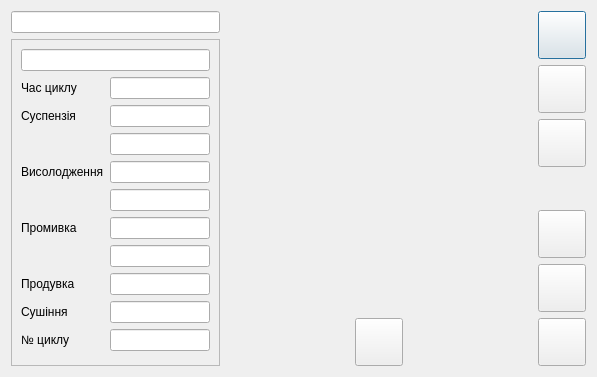
<?xml version="1.0" encoding="UTF-8"?>
<ui version="4.0">
 <class>KfPanel</class>
 <widget class="QDialog" name="KfPanel">
  <property name="geometry">
   <rect>
    <x>0</x>
    <y>0</y>
    <width>597</width>
    <height>361</height>
   </rect>
  </property>
  <property name="windowTitle">
   <string>Form</string>
  </property>
  <layout class="QGridLayout" name="gridLayout">
   <item row="0" column="0">
    <widget class="QLineEdit" name="le_Nf"/>
   </item>
   <item row="0" column="4" rowspan="3">
    <widget class="QFrame" name="frame_2">
     <property name="frameShape">
      <enum>QFrame::NoFrame</enum>
     </property>
     <property name="frameShadow">
      <enum>QFrame::Raised</enum>
     </property>
     <layout class="QVBoxLayout" name="verticalLayout">
      <property name="margin">
       <number>0</number>
      </property>
      <item>
       <widget class="QPushButton" name="bnAlarm">
        <property name="sizePolicy">
         <sizepolicy hsizetype="Minimum" vsizetype="Fixed">
          <horstretch>0</horstretch>
          <verstretch>0</verstretch>
         </sizepolicy>
        </property>
        <property name="minimumSize">
         <size>
          <width>48</width>
          <height>48</height>
         </size>
        </property>
        <property name="maximumSize">
         <size>
          <width>48</width>
          <height>48</height>
         </size>
        </property>
        <property name="text">
         <string/>
        </property>
        <property name="icon">
         <iconset resource="mnemo/mnemo.qrc">
          <normaloff>:/butons/alarm.png</normaloff>:/butons/alarm.png</iconset>
        </property>
        <property name="iconSize">
         <size>
          <width>32</width>
          <height>32</height>
         </size>
        </property>
       </widget>
      </item>
      <item>
       <widget class="QPushButton" name="bnStart">
        <property name="sizePolicy">
         <sizepolicy hsizetype="Minimum" vsizetype="Fixed">
          <horstretch>0</horstretch>
          <verstretch>0</verstretch>
         </sizepolicy>
        </property>
        <property name="minimumSize">
         <size>
          <width>48</width>
          <height>48</height>
         </size>
        </property>
        <property name="maximumSize">
         <size>
          <width>16777215</width>
          <height>16777215</height>
         </size>
        </property>
        <property name="styleSheet">
         <string notr="true">
</string>
        </property>
        <property name="text">
         <string/>
        </property>
        <property name="icon">
         <iconset resource="mnemo/mnemo.qrc">
          <normaloff>:/butons/start_r.png</normaloff>:/butons/start_r.png</iconset>
        </property>
        <property name="iconSize">
         <size>
          <width>42</width>
          <height>42</height>
         </size>
        </property>
       </widget>
      </item>
      <item>
       <widget class="QPushButton" name="bnMenu">
        <property name="sizePolicy">
         <sizepolicy hsizetype="Minimum" vsizetype="Fixed">
          <horstretch>0</horstretch>
          <verstretch>0</verstretch>
         </sizepolicy>
        </property>
        <property name="minimumSize">
         <size>
          <width>48</width>
          <height>48</height>
         </size>
        </property>
        <property name="maximumSize">
         <size>
          <width>48</width>
          <height>48</height>
         </size>
        </property>
        <property name="text">
         <string/>
        </property>
        <property name="icon">
         <iconset resource="mnemo/mnemo.qrc">
          <normaloff>:/butons/menu.png</normaloff>:/butons/menu.png</iconset>
        </property>
        <property name="iconSize">
         <size>
          <width>32</width>
          <height>32</height>
         </size>
        </property>
       </widget>
      </item>
      <item>
       <spacer name="verticalSpacer">
        <property name="orientation">
         <enum>Qt::Vertical</enum>
        </property>
        <property name="sizeHint" stdset="0">
         <size>
          <width>20</width>
          <height>40</height>
         </size>
        </property>
       </spacer>
      </item>
      <item>
       <widget class="QPushButton" name="bnParm">
        <property name="sizePolicy">
         <sizepolicy hsizetype="Minimum" vsizetype="Fixed">
          <horstretch>0</horstretch>
          <verstretch>0</verstretch>
         </sizepolicy>
        </property>
        <property name="minimumSize">
         <size>
          <width>48</width>
          <height>48</height>
         </size>
        </property>
        <property name="maximumSize">
         <size>
          <width>48</width>
          <height>48</height>
         </size>
        </property>
        <property name="text">
         <string/>
        </property>
        <property name="icon">
         <iconset resource="../../../lib/picture.qrc">
          <normaloff>:/butons/pict/setup_32x32.png</normaloff>:/butons/pict/setup_32x32.png</iconset>
        </property>
        <property name="iconSize">
         <size>
          <width>32</width>
          <height>32</height>
         </size>
        </property>
       </widget>
      </item>
      <item>
       <widget class="QPushButton" name="bnTrend">
        <property name="minimumSize">
         <size>
          <width>48</width>
          <height>48</height>
         </size>
        </property>
        <property name="maximumSize">
         <size>
          <width>48</width>
          <height>48</height>
         </size>
        </property>
        <property name="icon">
         <iconset resource="../../../lib/picture.qrc">
          <normaloff>:/butons/pict/thrend_32x32.png</normaloff>:/butons/pict/thrend_32x32.png</iconset>
        </property>
        <property name="iconSize">
         <size>
          <width>32</width>
          <height>32</height>
         </size>
        </property>
       </widget>
      </item>
      <item>
       <widget class="QPushButton" name="bnExit">
        <property name="minimumSize">
         <size>
          <width>48</width>
          <height>48</height>
         </size>
        </property>
        <property name="maximumSize">
         <size>
          <width>48</width>
          <height>48</height>
         </size>
        </property>
        <property name="text">
         <string/>
        </property>
        <property name="icon">
         <iconset resource="../../../lib/picture.qrc">
          <normaloff>:/butons/pict/exit_32x32.png</normaloff>:/butons/pict/exit_32x32.png</iconset>
        </property>
        <property name="iconSize">
         <size>
          <width>32</width>
          <height>32</height>
         </size>
        </property>
       </widget>
      </item>
     </layout>
    </widget>
   </item>
   <item row="1" column="0" rowspan="2">
    <widget class="QFrame" name="frame">
     <property name="frameShape">
      <enum>QFrame::StyledPanel</enum>
     </property>
     <property name="frameShadow">
      <enum>QFrame::Raised</enum>
     </property>
     <layout class="QGridLayout" name="gridLayout_2">
      <item row="0" column="0" colspan="2">
       <widget class="QLineEdit" name="le_State"/>
      </item>
      <item row="1" column="0">
       <widget class="QLabel" name="label">
        <property name="text">
         <string>Час циклу</string>
        </property>
       </widget>
      </item>
      <item row="1" column="1">
       <widget class="QLineEdit" name="le_Tall"/>
      </item>
      <item row="11" column="0" colspan="2">
       <spacer name="verticalSpacer_2">
        <property name="orientation">
         <enum>Qt::Vertical</enum>
        </property>
        <property name="sizeHint" stdset="0">
         <size>
          <width>20</width>
          <height>40</height>
         </size>
        </property>
       </spacer>
      </item>
      <item row="2" column="0">
       <widget class="QLabel" name="label_2">
        <property name="text">
         <string>Суспензія</string>
        </property>
       </widget>
      </item>
      <item row="2" column="1">
       <widget class="QLineEdit" name="le_Qsusp"/>
      </item>
      <item row="3" column="1">
       <widget class="QLineEdit" name="le_Tfilt"/>
      </item>
      <item row="4" column="0">
       <widget class="QLabel" name="label_3">
        <property name="text">
         <string>Висолодження</string>
        </property>
       </widget>
      </item>
      <item row="4" column="1">
       <widget class="QLineEdit" name="le_Qvs"/>
      </item>
      <item row="5" column="1">
       <widget class="QLineEdit" name="le_Tvs"/>
      </item>
      <item row="6" column="1">
       <widget class="QLineEdit" name="le_Qvw"/>
      </item>
      <item row="7" column="1">
       <widget class="QLineEdit" name="le_Tvw"/>
      </item>
      <item row="8" column="1">
       <widget class="QLineEdit" name="le_t_Tp"/>
      </item>
      <item row="9" column="1">
       <widget class="QLineEdit" name="le_Tf"/>
      </item>
      <item row="10" column="1">
       <widget class="QLineEdit" name="le_Nc"/>
      </item>
      <item row="6" column="0">
       <widget class="QLabel" name="label_4">
        <property name="text">
         <string>Промивка</string>
        </property>
       </widget>
      </item>
      <item row="8" column="0">
       <widget class="QLabel" name="label_5">
        <property name="text">
         <string>Продувка</string>
        </property>
       </widget>
      </item>
      <item row="9" column="0">
       <widget class="QLabel" name="label_6">
        <property name="text">
         <string>Сушіння</string>
        </property>
       </widget>
      </item>
      <item row="10" column="0">
       <widget class="QLabel" name="label_7">
        <property name="text">
         <string>№ циклу</string>
        </property>
       </widget>
      </item>
     </layout>
    </widget>
   </item>
   <item row="2" column="2">
    <widget class="QPushButton" name="bnUpload">
     <property name="sizePolicy">
      <sizepolicy hsizetype="Minimum" vsizetype="Fixed">
       <horstretch>0</horstretch>
       <verstretch>0</verstretch>
      </sizepolicy>
     </property>
     <property name="minimumSize">
      <size>
       <width>48</width>
       <height>48</height>
      </size>
     </property>
     <property name="maximumSize">
      <size>
       <width>48</width>
       <height>48</height>
      </size>
     </property>
     <property name="text">
      <string/>
     </property>
     <property name="icon">
      <iconset resource="mnemo/mnemo.qrc">
       <normaloff>:/butons/upload.png</normaloff>:/butons/upload.png</iconset>
     </property>
     <property name="iconSize">
      <size>
       <width>32</width>
       <height>32</height>
      </size>
     </property>
    </widget>
   </item>
   <item row="2" column="3">
    <spacer name="horizontalSpacer">
     <property name="orientation">
      <enum>Qt::Horizontal</enum>
     </property>
     <property name="sizeHint" stdset="0">
      <size>
       <width>40</width>
       <height>20</height>
      </size>
     </property>
    </spacer>
   </item>
   <item row="2" column="1">
    <spacer name="horizontalSpacer_2">
     <property name="orientation">
      <enum>Qt::Horizontal</enum>
     </property>
     <property name="sizeHint" stdset="0">
      <size>
       <width>40</width>
       <height>20</height>
      </size>
     </property>
    </spacer>
   </item>
   <item row="0" column="1" rowspan="2" colspan="3">
    <widget class="QStackedWidget" name="sw">
     <property name="minimumSize">
      <size>
       <width>306</width>
       <height>301</height>
      </size>
     </property>
     <property name="maximumSize">
      <size>
       <width>306</width>
       <height>301</height>
      </size>
     </property>
    </widget>
   </item>
  </layout>
 </widget>
 <resources>
  <include location="../../../lib/picture.qrc"/>
  <include location="mnemo/mnemo.qrc"/>
 </resources>
 <connections>
  <connection>
   <sender>bnExit</sender>
   <signal>clicked()</signal>
   <receiver>KfPanel</receiver>
   <slot>accept()</slot>
   <hints>
    <hint type="sourcelabel">
     <x>645</x>
     <y>325</y>
    </hint>
    <hint type="destinationlabel">
     <x>340</x>
     <y>180</y>
    </hint>
   </hints>
  </connection>
 </connections>
</ui>
